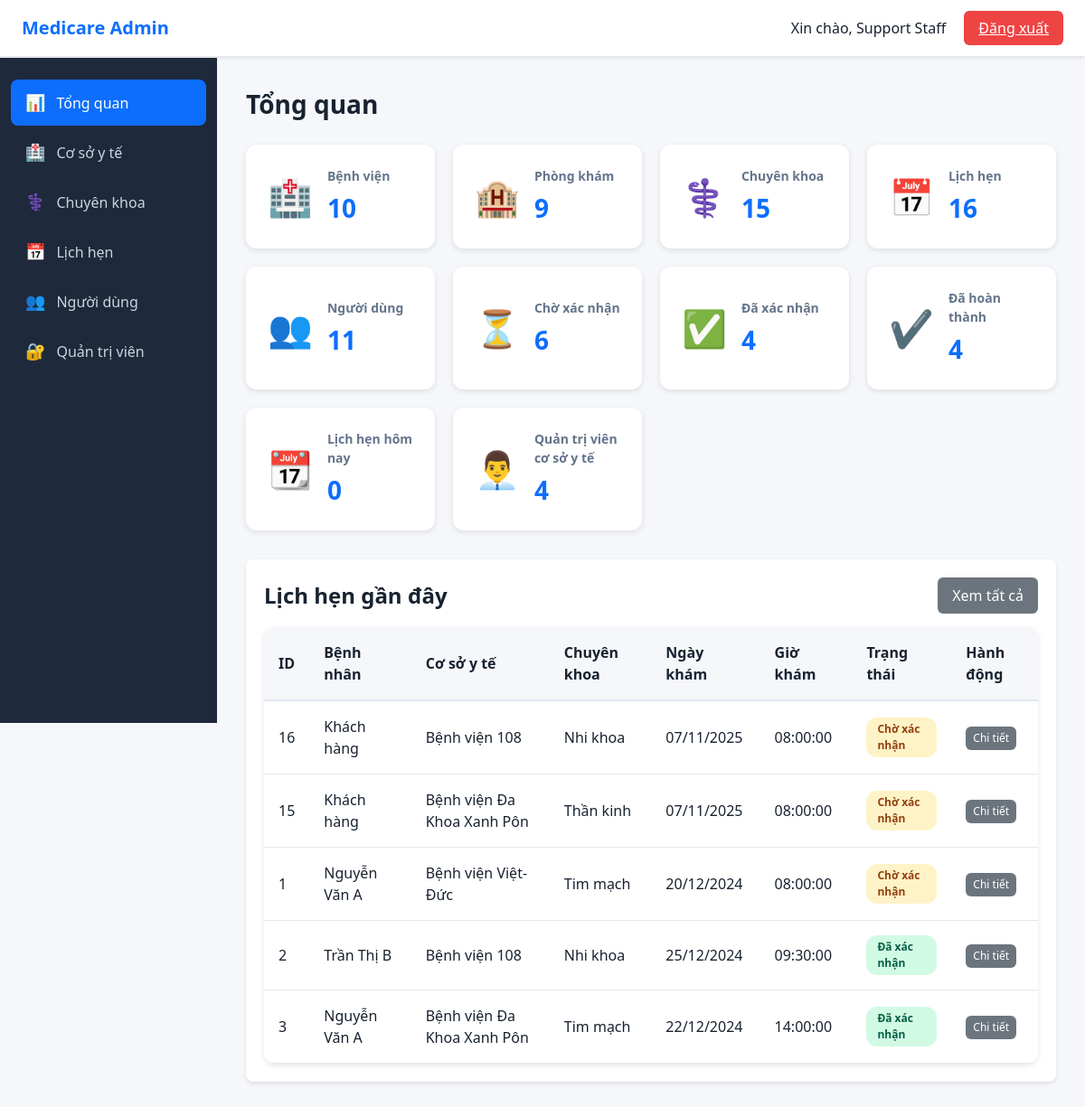
/admin/admin-dashboard.php (signed in), run on the app's committed database.
### tables this page shows
CREATE TABLE `appointments` (
  `appointment_id` int(11) NOT NULL,
  `user_id` int(11) DEFAULT NULL,
  `patient_name` varchar(100) DEFAULT NULL,
  `patient_email` varchar(100) DEFAULT NULL,
  `patient_phone` varchar(20) DEFAULT NULL,
  `facility_id` int(11) NOT NULL,
  `specialty_id` int(11) NOT NULL,
  `appointment_date` date NOT NULL,
  `appointment_time` time NOT NULL,
  `symptoms` text DEFAULT NULL,
  `status` enum('pending','confirmed','completed','canceled') DEFAULT 'pending',
  `created_at` timestamp NOT NULL DEFAULT current_timestamp(),
  `updated_at` timestamp NOT NULL DEFAULT current_timestamp() ON UPDATE current_timestamp()
);

CREATE TABLE `facilities` (
  `facility_id` int(11) NOT NULL,
  `name` varchar(200) NOT NULL,
  `type` enum('hospital','clinic') NOT NULL,
  `address` text NOT NULL,
  `phone` varchar(20) NOT NULL,
  `working_hours` varchar(100) NOT NULL,
  `description` text DEFAULT NULL,
  `image` varchar(255) DEFAULT NULL,
  `created_at` timestamp NOT NULL DEFAULT current_timestamp()
);

CREATE TABLE `specialties` (
  `specialty_id` int(11) NOT NULL,
  `specialty_name` varchar(100) NOT NULL,
  `icon` varchar(255) DEFAULT NULL,
  `created_at` timestamp NOT NULL DEFAULT current_timestamp()
);

### admin/admin-dashboard.php (the view, shortened to what this page needs)
<?php
require_once '../config.php';
include 'admin-header.php';
$sql_users = "SELECT COUNT(*) AS total FROM users";
$result_users = mysqli_query($conn, $sql_users);
$users_count = mysqli_fetch_assoc($result_users)['total'];
$sql_hospitals = "SELECT COUNT(*) AS total FROM facilities WHERE type = 'hospital'";
$result_hospitals = mysqli_query($conn, $sql_hospitals);
$hospitals_count = mysqli_fetch_assoc($result_hospitals)['total'];
$sql_clinics = "SELECT COUNT(*) AS total FROM facilities WHERE type = 'clinic'";
$result_clinics = mysqli_query($conn, $sql_clinics);
$clinics_count = mysqli_fetch_assoc($result_clinics)['total'];
$sql_specialties = "SELECT COUNT(*) AS total FROM specialties";
$result_specialties = mysqli_query($conn, $sql_specialties);
$specialties_count = mysqli_fetch_assoc($result_specialties)['total'];
$sql_appointments = "SELECT COUNT(*) AS total FROM appointments";
$result_appointments = mysqli_query($conn, $sql_appointments);
$appointments_count = mysqli_fetch_assoc($result_appointments)['total'];
$sql_pending = "SELECT COUNT(*) AS total FROM appointments WHERE status = 'pending'";
$result_pending = mysqli_query($conn, $sql_pending);
$pending_count = mysqli_fetch_assoc($result_pending)['total'];
$sql_confirmed = "SELECT COUNT(*) AS total FROM appointments WHERE status = 'confirmed'";
$result_confirmed = mysqli_query($conn, $sql_confirmed);
$confirmed_count = mysqli_fetch_assoc($result_confirmed)['total'];
$sql_completed = "SELECT COUNT(*) AS total FROM appointments WHERE status = 'completed'";
$result_completed = mysqli_query($conn, $sql_completed);
$completed_count = mysqli_fetch_assoc($result_completed)['total'];
$today = date('Y-m-d');
$sql_today = "SELECT COUNT(*) AS total FROM appointments WHERE appointment_date = '$today'";
$result_today = mysqli_query($conn, $sql_today);
$today_count = mysqli_fetch_assoc($result_today)['total'];
$sql_facility_admins = "SELECT COUNT(*) AS total FROM facility_admins";
$result_facility_admins = mysqli_query($conn, $sql_facility_admins);
$facility_admins_count = mysqli_fetch_assoc($result_facility_admins)['total'];
$sql_recent = "SELECT a.*,
               COALESCE(a.patient_name, u.fullname) AS display_name,
               f.name AS facility_name,
               s.specialty_name
                FROM appointments a
                LEFT JOIN users u ON a.user_id = u.user_id
                JOIN facilities f ON a.facility_id = f.facility_id
                JOIN specialties s ON a.specialty_id = s.specialty_id
                ORDER BY a.created_at DESC
                LIMIT 5";
$result_recent = mysqli_query($conn, $sql_recent);
$recent_appointments = [];
if ($result_recent) {
    while ($row = mysqli_fetch_assoc($result_recent)) {
        $recent_appointments[] = $row;
    }
}
function formatDate($date) {
    $date_obj = new DateTime($date);
    return $date_obj->format('d/m/Y');
}
?>
<div class="admin-content">
    <h1 class="page-title">Tổng quan</h1>
    <div class="stats-grid">
        <div class="stat-card">
            <div class="stat-icon">🏥</div>
            <div class="stat-info">
                <h3>Bệnh viện</h3>
                <p class="stat-number"><?php echo $hospitals_count; ?></p>
            </div>
        </div>
        <div class="stat-card">
            <div class="stat-icon">🏨</div>
            <div class="stat-info">
                <h3>Phòng khám</h3>
                <p class="stat-number"><?php echo $clinics_count; ?></p>
            </div>
        </div>
        <div class="stat-card">
            <div class="stat-icon">⚕️</div>
            <div class="stat-info">
                <h3>Chuyên khoa</h3>
                <p class="stat-number"><?php echo $specialties_count; ?></p>
            </div>
        </div>
        <div class="stat-card">
            <div class="stat-icon">📅</div>
            <div class="stat-info">
                <h3>Lịch hẹn</h3>
                <p class="stat-number"><?php echo $appointments_count; ?></p>
            </div>
        </div>
        <div class="stat-card">
            <div class="stat-icon">👥</div>
            <div class="stat-info">
                <h3>Người dùng</h3>
                <p class="stat-number"><?php echo $users_count; ?></p>
            </div>
        </div>
        <div class="stat-card">
            <div class="stat-icon">⏳</div>
            <div class="stat-info">
                <h3>Chờ xác nhận</h3>
                <p class="stat-number"><?php echo $pending_count; ?></p>
            </div>
        </div>
        <div class="stat-card">
            <div class="stat-icon">✅</div>
            <div class="stat-info">
                <h3>Đã xác nhận</h3>
                <p class="stat-number"><?php echo $confirmed_count; ?></p>
            </div>
        </div>
        <div class="stat-card">
            <div class="stat-icon">✔️</div>
            <div class="stat-info">
                <h3>Đã hoàn thành</h3>
                <p class="stat-number"><?php echo $completed_count; ?></p>
            </div>
        </div>
        <div class="stat-card">
            <div class="stat-icon">📆</div>
            <div class="stat-info">
                <h3>Lịch hẹn hôm nay</h3>
                <p class="stat-number"><?php echo $today_count; ?></p>
            </div>
        </div>
        <div class="stat-card">
            <div class="stat-icon">👨‍💼</div>
            <div class="stat-info">
                <h3>Quản trị viên cơ sở y tế</h3>
                <p class="stat-number"><?php echo $facility_admins_count; ?></p>
            </div>
        </div>
    </div>
    <div style="margin-top: 30px; background: white; padding: 20px; border-radius: 8px; box-shadow: 0 2px 4px rgba(0,0,0,0.1);">
        <div style="display: flex; justify-content: space-between; align-items: center; margin-bottom: 15px;">
            <h2 style="margin: 0;">Lịch hẹn gần đây</h2>
            <a href="admin-appointments.php" class="btn-admin-secondary" style="text-decoration: none; padding: 8px 16px;">Xem tất cả</a>
        </div>
        <?php if (empty($recent_appointments)): ?>
            <p style="color: #999; text-align: center; padding: 20px;">Chưa có lịch hẹn nào.</p>
        <?php else: ?>
            <div class="table-container">
                <table class="admin-table">
                    <thead>
                        <tr>
                            <th>ID</th>
                            <th>Bệnh nhân</th>
                            <th>Cơ sở y tế</th>
                            <th>Chuyên khoa</th>
                            <th>Ngày khám</th>
                            <th>Giờ khám</th>
                            <th>Trạng thái</th>
                            <th>Hành động</th>
                        </tr>
                    </thead>
                    <tbody>
                        <?php foreach ($recent_appointments as $appointment): ?>
                            <tr>
                                <td><?php echo $appointment['appointment_id']; ?></td>
                                <td><?php echo !empty($appointment['display_name']) ? htmlspecialchars($appointment['display_name']) : '<span style="color: #999;">Khách</span>'; ?></td>
                                <td><?php echo htmlspecialchars($appointment['facility_name']); ?></td>
                                <td><?php echo htmlspecialchars($appointment['specialty_name']); ?></td>
                                <td><?php echo formatDate($appointment['appointment_date']); ?></td>
                                <td><?php echo htmlspecialchars($appointment['appointment_time']); ?></td>
                                <td>
                                    <span class="status-badge <?php echo $appointment['status']; ?>">
                                        <?php
                                        $status_text = [
                                            'pending' => 'Chờ xác nhận',
                                            'confirmed' => 'Đã xác nhận',
                                            'completed' => 'Đã hoàn thành',
                                            'canceled' => 'Đã hủy'
                                        ];
                                        echo isset($status_text[$appointment['status']]) ? $status_text[$appointment['status']] : $appointment['status'];
                                        ?>
                                    </span>
                                </td>
                                <td>
                                    <a href="admin-appointment-detail.php?id=<?php echo $appointment['appointment_id']; ?>" class="btn-admin-secondary" style="padding: 4px 8px; font-size: 12px; text-decoration: none;">Chi tiết</a>
                                </td>
                            </tr>
                        <?php endforeach; ?>
                    </tbody>
                </table>
            </div>
        <?php endif; ?>
    </div>
</div>
<?php include 'admin-footer.php'; ?>

### admin/admin.css (style rules this page uses)
:root { --admin-primary: #0d6efd; --admin-bg: #f5f7fa; --admin-sidebar: #1e293b; --admin-text: #182230; --admin-border: #e2e8f0; --admin-success: #10b981; --admin-danger: #ef4444; --admin-warning: #f59e0b; }
* { box-sizing: border-box; margin: 0; padding: 0; }
body { font-family: "Segoe UI", Arial, sans-serif; color: var(--admin-text); line-height: 1.5; }
.admin-body { background: var(--admin-bg); min-height: 100vh; }
.admin-content { max-width: 1400px; margin: 0 auto; }
.page-title { font-size: 28px; margin-bottom: 24px; }
.stats-grid { display: grid; grid-template-columns: repeat(auto-fit, minmax(200px, 1fr)); gap: 20px; margin-bottom: 32px; }
.stat-card { background: #fff; border-radius: 12px; padding: 24px; display: flex; align-items: center; gap: 16px; box-shadow: 0 2px 6px rgba(0, 0, 0, 0.1); }
.stat-icon { font-size: 40px; }
.stat-info h3 { font-size: 14px; color: #64748b; margin-bottom: 4px; }
.stat-number { font-size: 28px; font-weight: 700; color: var(--admin-primary); }
.table-container { background: #fff; border-radius: 12px; overflow: hidden; box-shadow: 0 2px 6px rgba(0, 0, 0, 0.1); }
.admin-table { width: 100%; border-collapse: collapse; }
.admin-table thead { background: var(--admin-bg); }
.admin-table th { padding: 16px; text-align: left; font-weight: 600; color: var(--admin-text); border-bottom: 2px solid var(--admin-border); }
.admin-table td { padding: 16px; border-bottom: 1px solid var(--admin-border); }
.btn-admin-secondary { background: #6c757d; color: #fff; border: none; padding: 8px 16px; border-radius: 6px; cursor: pointer; font-weight: 500; transition: opacity 0.2s; display: inline-block; text-decoration: none; }
.status-badge { display: inline-block; padding: 4px 12px; border-radius: 12px; font-size: 12px; font-weight: 600; }
.status-badge.pending { background: #fef3c7; color: #92400e; }
.status-badge.confirmed { background: #d1fae5; color: #065f46; }

### data on the page
appointments: appointment_id "16", display_name "Khách hàng", facility.name "Bệnh viện 108", specialty.specialty_name "Nhi khoa", appointment_date "07/11/2025", appointment_time "08:00:00", status "Chờ xác nhận"
appointments: appointment_id "15", display_name "Khách hàng", facility.name "Bệnh viện Đa Khoa Xanh Pôn", specialty.specialty_name "Thần kinh", appointment_date "07/11/2025", appointment_time "08:00:00", status "Chờ xác nhận"
appointments: appointment_id "1", display_name "Nguyễn Văn A", facility.name "Bệnh viện Việt-Đức", specialty.specialty_name "Tim mạch", appointment_date "20/12/2024", appointment_time "08:00:00", status "Chờ xác nhận"
appointments: appointment_id "2", display_name "Trần Thị B", facility.name "Bệnh viện 108", specialty.specialty_name "Nhi khoa", appointment_date "25/12/2024", appointment_time "09:30:00", status "Đã xác nhận"
appointments: appointment_id "3", display_name "Nguyễn Văn A", facility.name "Bệnh viện Đa Khoa Xanh Pôn", specialty.specialty_name "Tim mạch", appointment_date "22/12/2024", appointment_time "14:00:00", status "Đã xác nhận"

### other printed values
$admin_name "Support Staff"
$hospitals_count "10"
$clinics_count "9"
$specialties_count "15"
$appointments_count "16"
$users_count "11"
$pending_count "6"
$confirmed_count "4"
$completed_count "4"
$today_count "0"
$facility_admins_count "4"
